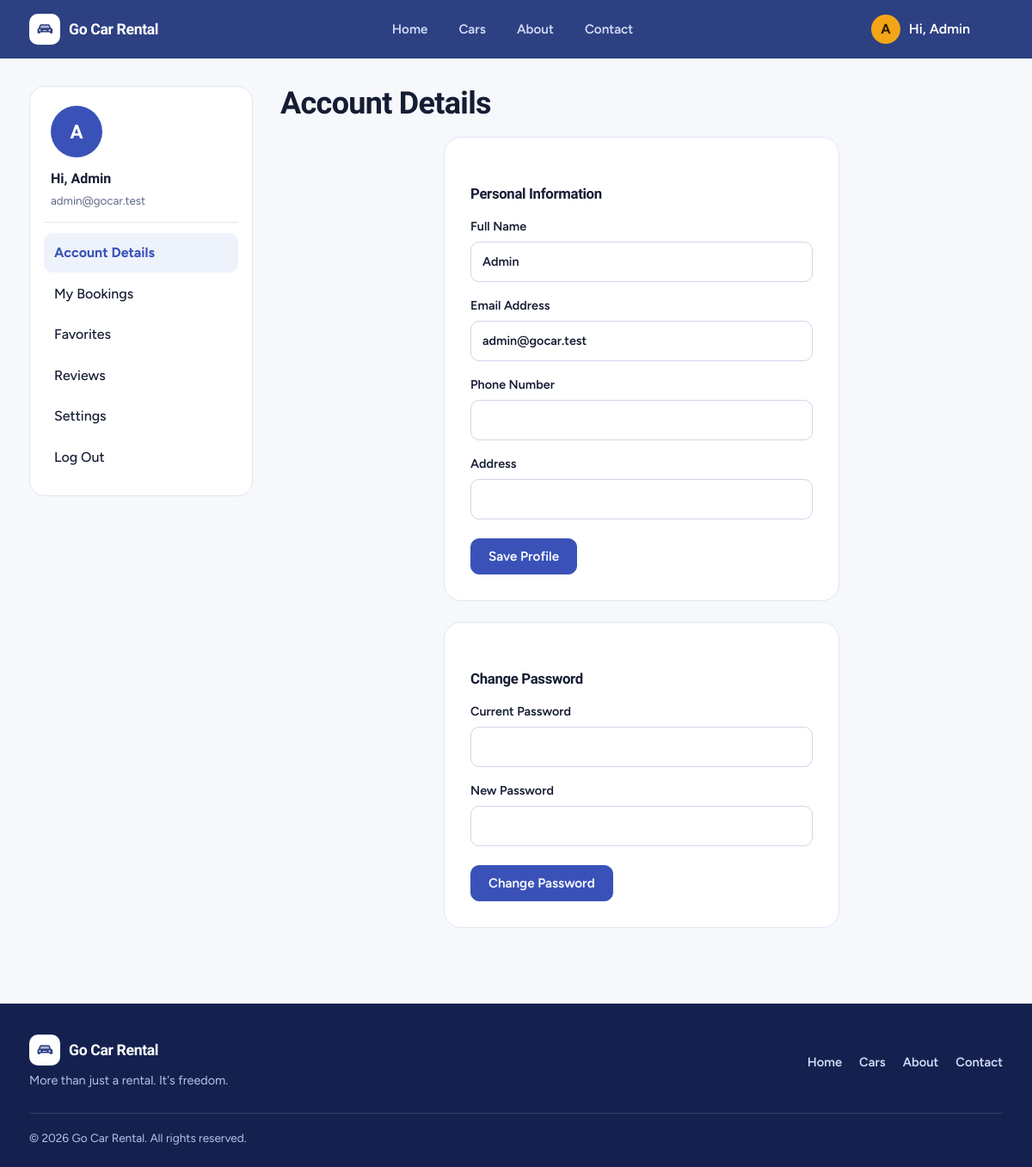
The app's page /account.php (signed in) with its own data.
### tables this page shows
CREATE TABLE IF NOT EXISTS users (
    id INT AUTO_INCREMENT PRIMARY KEY,
    full_name VARCHAR(120) NOT NULL,
    email VARCHAR(150) NOT NULL UNIQUE,
    phone VARCHAR(30) DEFAULT NULL,
    address VARCHAR(255) DEFAULT NULL,
    password VARCHAR(255) NOT NULL,
    role ENUM('user', 'admin') NOT NULL DEFAULT 'user',
    created_at TIMESTAMP DEFAULT CURRENT_TIMESTAMP
);

### config.php (called while the page is built, shortened)
<?php
function db(): PDO {
    static $pdo = null;
    if (!$pdo) {
        $pdo = new PDO('mysql:host='.DB_HOST.';dbname='.DB_NAME.';charset=utf8mb4', DB_USER, DB_PASS, [
            PDO::ATTR_ERRMODE => PDO::ERRMODE_EXCEPTION,
            PDO::ATTR_DEFAULT_FETCH_MODE => PDO::FETCH_ASSOC,
        ]);
    }
    return $pdo;
}
require_once __DIR__ . '/includes/functions.php';

### account.php (the view, shortened to what this page needs)
<?php require 'config.php'; require_login(); $title = 'Account Details'; $u = current_user();
include 'includes/header.php'; ?>
<div class="side-layout">
  <?php $active = 'account'; include 'includes/account_side.php'; ?>
  <section>
    <h1>Account Details</h1>
    <form class="box" method="post"><h3>Personal Information</h3><?= csrf_field() ?><input type="hidden" name="action" value="profile">
      <label>Full Name<input name="full_name" value="<?= e($u['full_name']) ?>" required></label>
      <label>Email Address<input type="email" name="email" value="<?= e($u['email']) ?>" required></label>
      <label>Phone Number<input name="phone" value="<?= e($u['phone']) ?>"></label>
      <label>Address<input name="address" value="<?= e($u['address']) ?>"></label>
      <button class="btn">Save Profile</button>
    </form>
    <form class="box" method="post"><h3>Change Password</h3><?= csrf_field() ?><input type="hidden" name="action" value="password">
      <label>Current Password<input type="password" name="current" required></label>
      <label>New Password<input type="password" name="new" minlength="6" required></label>
      <button class="btn">Change Password</button>
    </form>
  </section>
</div>
<?php include 'includes/footer.php'; ?>

### includes/header.php (shortened to what this page needs)
<?php $user = current_user(); $page = basename($_SERVER['SCRIPT_NAME'], '.php'); $full = $full ?? false; ?>
<!DOCTYPE html><html lang="en" data-theme="<?= e($user['theme'] ?? 'light') ?>"><head><meta charset="utf-8">
<link rel="stylesheet" href="<?= BASE_URL ?>/assets/style.css"></head><body>
<header class="nav"><div class="wrap nav-in">
  <a class="brand" href="<?= BASE_URL ?>/index.php"><span class="brand-mark"><?= car_svg() ?></span>Go Car Rental</a>
  <nav class="links">
    <a class="<?= $page=='index'?'active':'' ?>" href="<?= BASE_URL ?>/index.php">Home</a>
    <a class="<?= in_array($page,['cars','car','book'])?'active':'' ?>" href="<?= BASE_URL ?>/cars.php">Cars</a>
    <a class="<?= $page=='about'?'active':'' ?>" href="<?= BASE_URL ?>/about.php">About</a>
    <a class="<?= $page=='contact'?'active':'' ?>" href="<?= BASE_URL ?>/contact.php">Contact</a>
  </nav>
  <div class="user">
    <?php if ($user): ?>
      <details class="menu"><summary><span class="av"><?= e(strtoupper(mb_substr($user['full_name'], 0, 1))) ?></span>Hi, <?= e(explode(' ', $user['full_name'])[0]) ?> <?= icon('chev', 16) ?></summary>
        </details>
    <?php else: ?>
      <a class="btn gray" href="<?= BASE_URL ?>/login.php">Log in</a><a class="btn" href="<?= BASE_URL ?>/register.php">Sign up</a>
    <?php endif; ?>
  </div>
</div></header>
<?php if ($full): ?><main><div class="wrap"><?= flash() ?></div>
<?php else: ?><main class="wrap page"><?= flash() ?>
<?php endif; ?>

### includes/account_side.php
<?php $links = ['account' => ['account.php', 'Account Details'], 'bookings' => ['my_bookings.php', 'My Bookings'],
                'favorites' => ['favorites.php', 'Favorites'], 'reviews' => ['reviews.php', 'Reviews'],
                'settings' => ['settings.php', 'Settings']]; ?>
<aside class="side"><div class="avatar"><?= e(strtoupper(mb_substr($u['full_name'], 0, 1))) ?></div><b>Hi, <?= e($u['full_name']) ?></b><small><?= e($u['email']) ?></small>
  <?php foreach ($links as $k => $l): ?><a class="<?= ($active ?? '') === $k ? 'on' : '' ?>" href="<?= BASE_URL ?>/<?= $l[0] ?>"><?= $l[1] ?></a><?php endforeach; ?>
  <a href="<?= BASE_URL ?>/logout.php">Log Out</a>
</aside>

### assets/style.css (style rules this page uses)
:root { --navy:#14214f; --blue:#3a52b8; --blue-d:#2c4082; --sky:#eef2fb; --bg:#f6f8fc; --line:#e0e6f2; --ink:#161d33; --muted:#5d6785; --amber:#f2a516; --red:#d6403f; --green:#13a24b; --sh:0 1px 2px rgba(20,33,79,.06),0 12px 28px -14px rgba(20,33,79,.28); --head:'Sora',system-ui,sans-serif; --body:'Figtree',system-ui,-apple-system,'Segoe UI',sans-serif; }
* { box-sizing:border-box }
html { scroll-behavior:smooth }
body { margin:0;background:var(--bg);color:var(--ink);font:16px/1.6 var(--body);-webkit-font-smoothing:antialiased }
a { color:var(--blue);text-decoration:none }
h1,h2,h3,h4 { font-family:var(--head);letter-spacing:-.02em;line-height:1.15;margin:0 0 .5em;font-weight:700 }
h1 { font-size:clamp(1.7rem,3vw,2.3rem) }
h3 { font-size:1.05rem }
.wrap { max-width:1180px;margin:0 auto;padding:0 24px }
main.page { padding-top:32px;padding-bottom:64px;min-height:70vh }
.nav { background:var(--blue-d);position:sticky;top:0;z-index:50 }
.nav-in { display:flex;align-items:center;gap:28px;height:68px }
.brand { display:flex;align-items:center;gap:10px;color:#fff;font:700 1.1rem var(--head);letter-spacing:-.02em }
.brand-mark { width:36px;height:36px;border-radius:10px;background:#fff;color:var(--blue-d);display:grid;place-items:center }
.links { display:flex;gap:4px;margin:0 auto }
.links a { color:#d3dbf5;padding:8px 16px;border-radius:999px;font-weight:600;font-size:.95rem }
.user { display:flex;gap:10px;align-items:center }
details.menu { position:relative }
details.menu summary { list-style:none;cursor:pointer;display:flex;align-items:center;gap:10px;color:#fff;font-weight:600;padding:5px 12px 5px 5px;border-radius:999px }
.av { width:34px;height:34px;border-radius:50%;background:var(--amber);color:#2b1d00;display:grid;place-items:center;font-weight:700 }
.btn { display:inline-flex;align-items:center;justify-content:center;gap:8px;background:var(--blue);color:#fff;border:1px solid var(--blue);padding:11px 20px;border-radius:10px;font:600 .95rem var(--body);cursor:pointer;transition:background .15s,border-color .15s;line-height:1.2 }
input,select,textarea { width:100%;padding:11px 13px;border:1px solid #cfd7e8;border-radius:10px;background:#fff;font:inherit;color:inherit;margin-top:6px }
label { display:block;font-weight:600;font-size:.9rem;margin-top:16px }
small { color:var(--muted) }
.box { background:#fff;border:1px solid var(--line);border-radius:20px;padding:30px;max-width:460px;margin:8px auto 24px }
.box h3 { margin:26px 0 8px }
.box .btn { margin-top:22px }
.side-layout { display:grid;grid-template-columns:260px 1fr;gap:32px;align-items:start }
.side { background:#fff;border:1px solid var(--line);border-radius:18px;padding:22px 16px;display:flex;flex-direction:column;gap:2px }
.avatar { width:60px;height:60px;border-radius:50%;background:var(--blue);color:#fff;display:grid;place-items:center;font:700 1.4rem var(--head);margin:0 0 10px 8px }
.side b { padding:0 8px;font-family:var(--head) }
.side>small { padding:0 8px 14px;border-bottom:1px solid var(--line);margin-bottom:10px;word-break:break-all }
.side a { color:var(--ink);padding:10px 12px;border-radius:10px;font-weight:500 }
.side a.on { background:var(--sky);color:var(--blue);font-weight:700 }

### records on screen
users: full_name "A", full_name "Admin", email "admin@gocar.test"

### other values on screen
$l[1] "Account Details"
$l[1] "My Bookings"
$l[1] "Favorites"
$l[1] "Reviews"
$l[1] "Settings"
